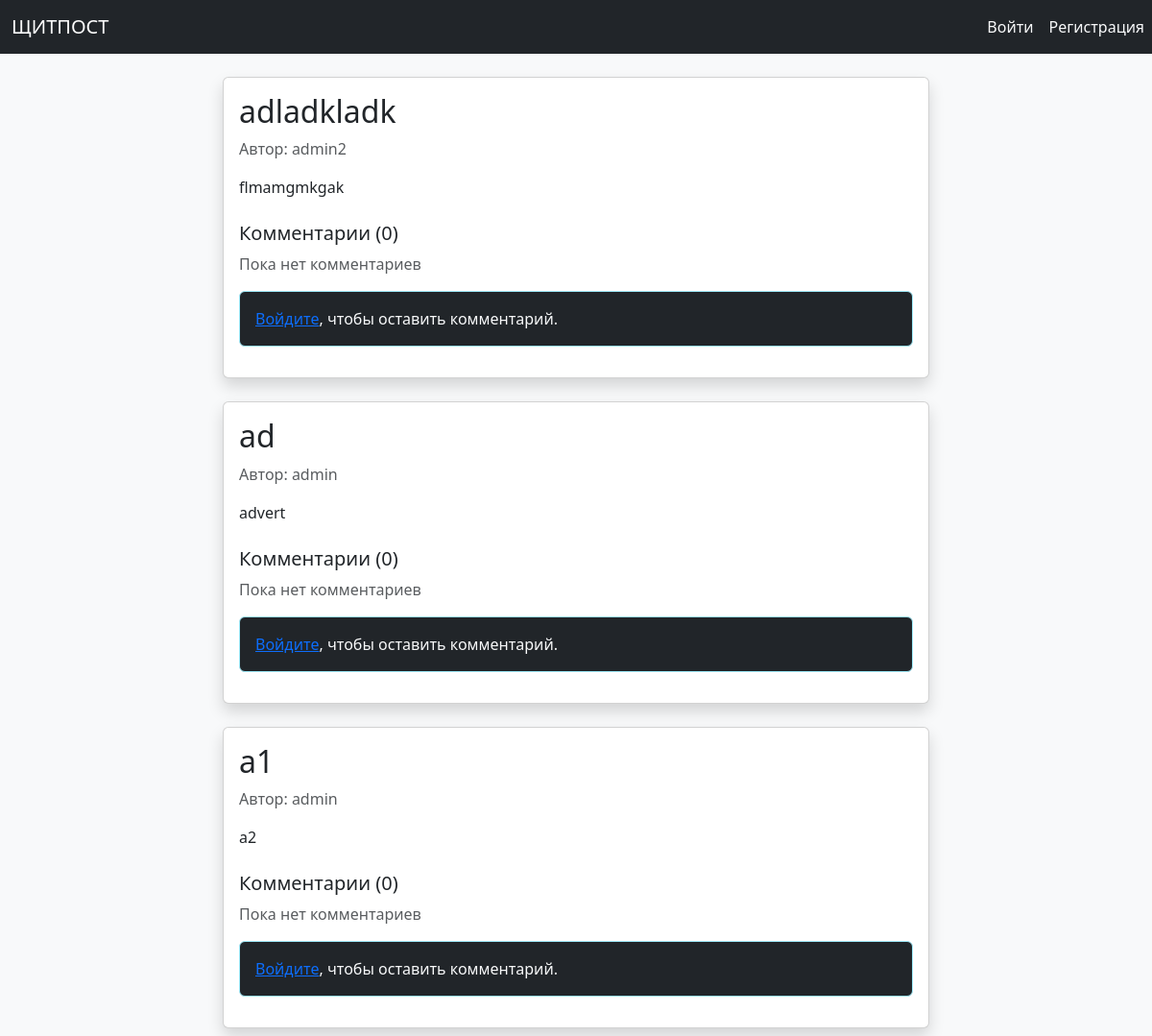
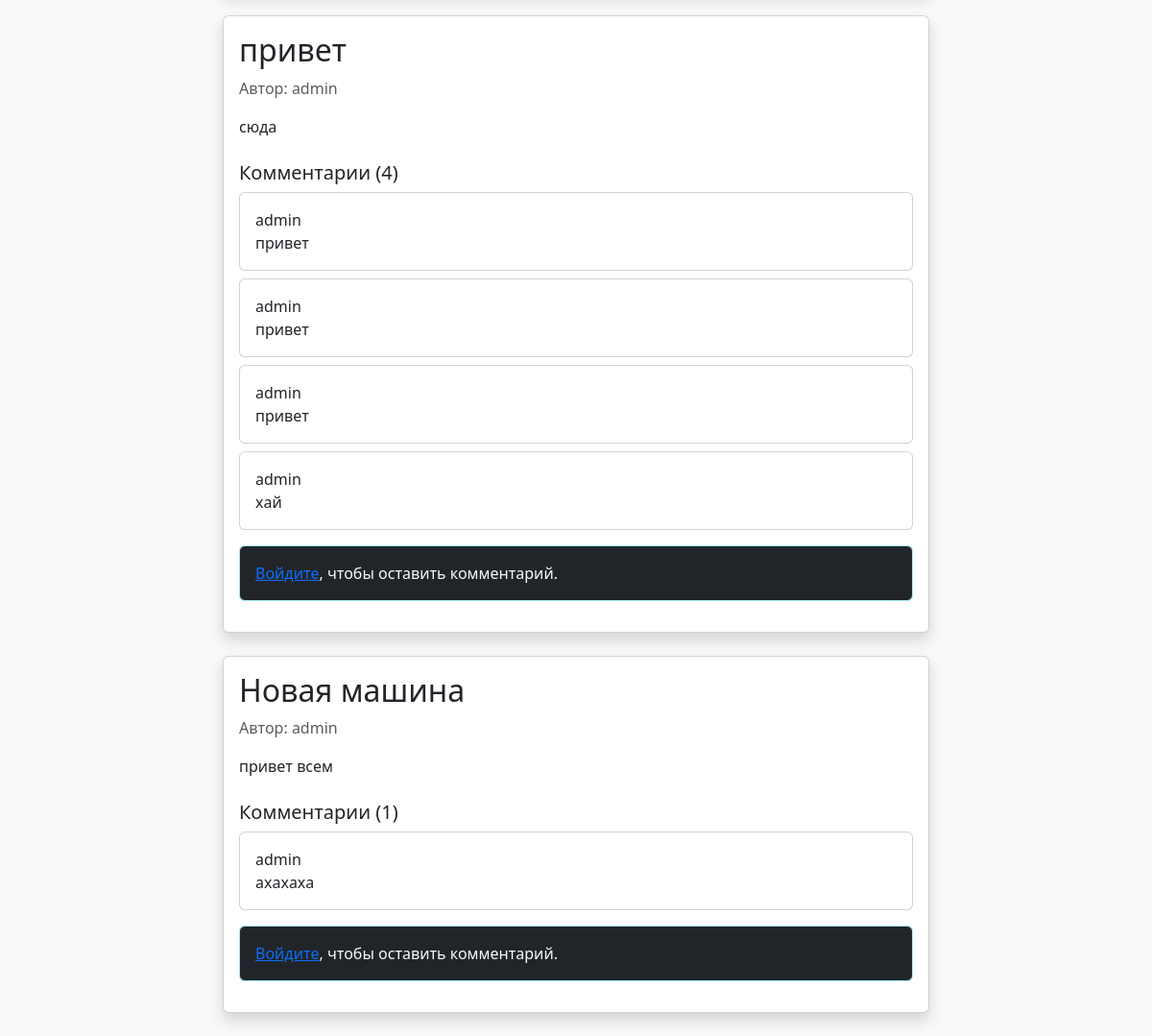
The app's page /, older data (2 pictures, top to bottom).
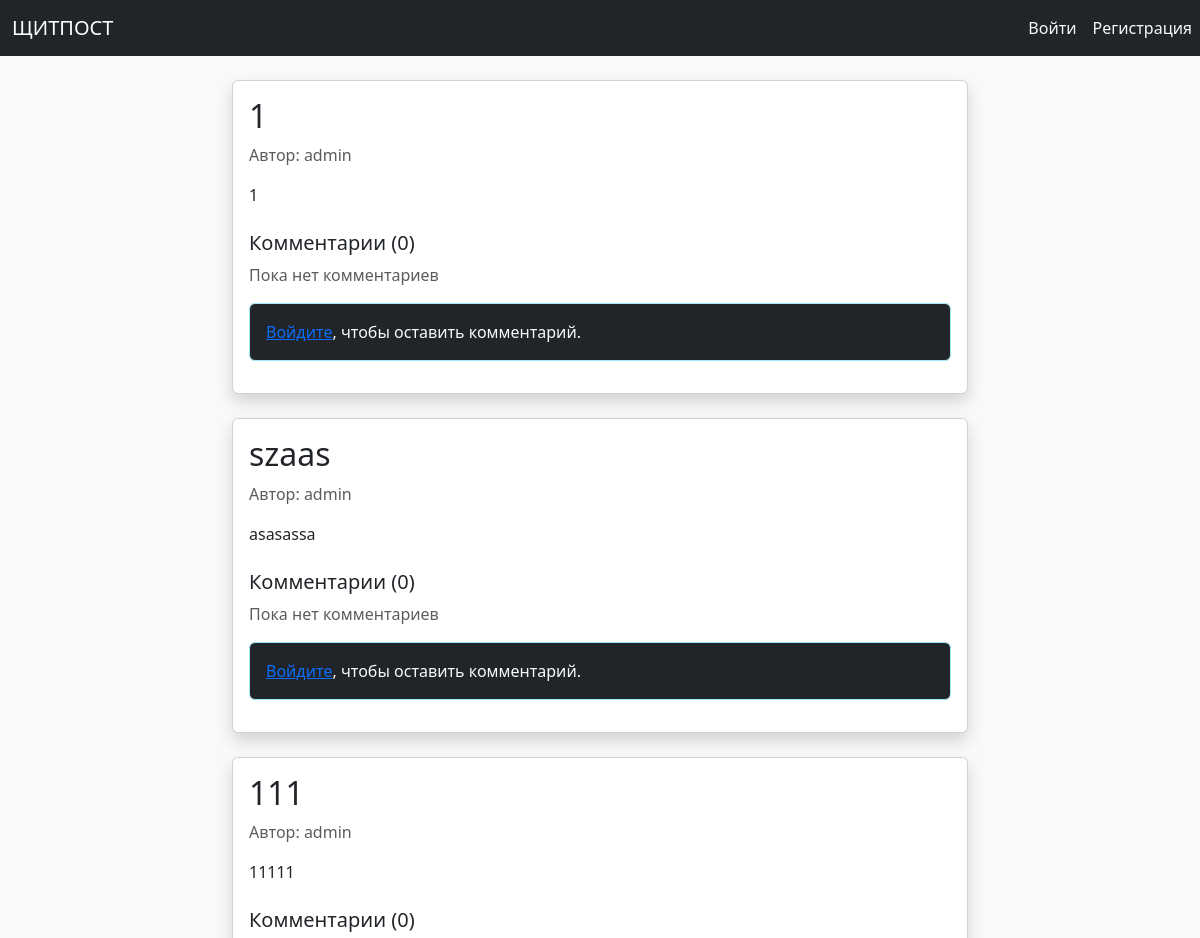
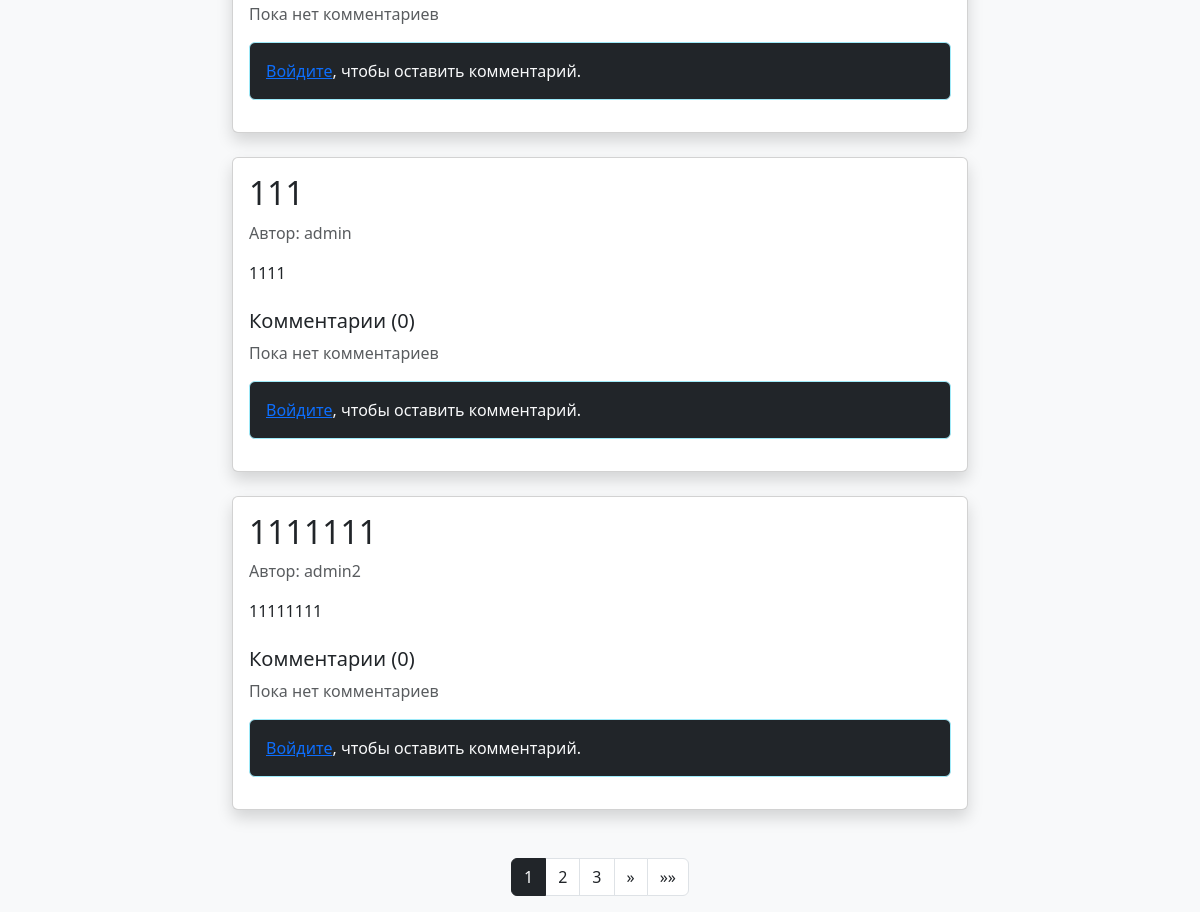
The same page, newer data (2 pictures, top to bottom).
### poster/models.py (models this page shows)
class Post(models.Model):
    author=models.ForeignKey(User, on_delete=models.CASCADE)
    id=models.AutoField(primary_key=True)
    title=models.CharField(max_length=100)
    content=models.TextField()

class Comment(models.Model):
    id=models.AutoField(primary_key=True)
    author=models.ForeignKey(User, on_delete=models.CASCADE)
    post=models.ForeignKey(Post, on_delete=models.CASCADE)
    content=models.TextField()

### poster/views.py (the view)
# urls.py: path('', post_list, name='post_list'),
def post_list(request):
    all_posts = Post.objects.all().order_by('-id')
    paginator = Paginator(all_posts, 5)
    page = request.GET.get('page')
    try:
        posts = paginator.page(page)
    except PageNotAnInteger:
        posts = paginator.page(1)
    except EmptyPage:
        posts = paginator.page(paginator.num_pages)
    if request.method == 'POST':
        form = CommentForm(request.POST)
        if form.is_valid():
            comment = form.save(commit=False)
            comment.author = request.user
            comment.post_id = request.POST.get('post_id')
            comment.save()
            return redirect(f"{request.path}?page={posts.number}")
    else:
        form = CommentForm()
    return render(request, 'posts.html', {
        'posts': posts,
        'form': form,
    })

### poster/templates/posts.html (shortened to what this page needs)
{% extends 'base.html' %}
{% block content %}
<div class="row">
    <div class="col-md-8 mx-auto">
        {% for post in posts %}
            <div class="card mb-4 shadow">
                <div class="card-body">
                    <h2 class="card-title">{{ post.title }}</h2>
                    <p class="text-muted">Автор: {{ post.author.username }}</p>
                    <p class="card-text">{{ post.content }}</p>
                    <div class="mt-4">
                        <h5>Комментарии ({{ post.comment_set.count }})</h5>
                        {% for comment in post.comment_set.all %}
                            <div class="card mb-2">
                                <div class="card-body p-3">
                                    <div class="d-flex justify-content-between">
                                        <span class="text-primary text-dark">{{ comment.author.username }}</span>
                                    </div>
                                    <p class="mb-0">{{ comment.content }}</p>
                                </div>
                            </div>
                        {% empty %}
                            <p class="text-muted">Пока нет комментариев</p>
                        {% endfor %}
                    </div>
                    {% if user.is_authenticated %}
                        <form method="POST" class="mt-3">
                            {% csrf_token %}
                            <input type="hidden" name="post_id" value="{{ post.id }}">
                            <div class="mb-3">
                                {{ form.content }}
                            </div>
                            <button type="submit" class="btn btn-dark">Отправить комментарий</button>
                        </form>
                    {% else %}
                        <div class="alert alert-info mt-3 bg-dark text-light">
                            <a href="{% url 'login' %}">Войдите</a>, чтобы оставить комментарий.
                        </div>
                    {% endif %}
                </div>
            </div>
        {% endfor %}
    </div>
</div>
{% if posts.paginator.num_pages > 1 %}
<nav aria-label="Page navigation">
    <ul class="pagination justify-content-center mt-4 ">
        {% for num in posts.paginator.page_range %}
            {% if posts.number == num %}
                <li class="page-item active">
                    <span class="page-link bg-dark border-dark text-light">{{ num }}</span>
                </li>
            {% elif num > posts.number|add:-3 and num < posts.number|add:3 %}
                <li class="page-item">
                    <a class="page-link text-dark" href="?page={{ num }}">{{ num }}</a>
                </li>
            {% endif %}
        {% endfor %}
        {% if posts.has_next %}
            <li class="page-item">
                <a class="page-link text-dark" href="?page={{ posts.next_page_number }}" aria-label="Next">
                    <span aria-hidden="true">&raquo;</span>
                </a>
            </li>
            <li class="page-item">
                <a class="page-link text-dark" href="?page={{ posts.paginator.num_pages }}" aria-label="Last">
                    <span aria-hidden="true">&raquo;&raquo;</span>
                </a>
            </li>
        {% endif %}
    </ul>
</nav>
{% endif %}
{% endblock %}

Row changes from the older to the newer data that the page shows:
no longer on this page (row unchanged): Post: title "adladkladk", author.username "admin2", content "flmamgmkgak", comment_set.count "0"
no longer on this page (row unchanged): Post: title "ad", author.username "admin", content "advert", comment_set.count "0"
no longer on this page (row unchanged): Post: title "a1", author.username "admin", content "a2", comment_set.count "0"
no longer on this page (row unchanged): Post: title "привет", author.username "admin", content "сюда", comment_set.count "4"
no longer on this page (row unchanged): Comment: author.username "admin", content "привет"
no longer on this page (row unchanged): Comment: author.username "admin", content "привет"
no longer on this page (row unchanged): Comment: author.username "admin", content "привет"
no longer on this page (row unchanged): Comment: author.username "admin", content "хай", shown under "привет"
no longer on this page (row unchanged): Post: title "Новая машина", author.username "admin", content "привет всем", comment_set.count "1"
no longer on this page (row unchanged): Comment: author.username "admin", content "ахахаха", shown under "Новая машина"
added Post: title "1", author.username "admin", content "1", comment_set.count "0"
added Post: title "szaas", author.username "admin", content "asasassa", comment_set.count "0"
added Post: title "111", author.username "admin", content "11111", comment_set.count "0"
added Post: title "111", author.username "admin", content "1111", comment_set.count "0"
added Post: title "1111111", author.username "admin2", content "11111111", comment_set.count "0"
Text that changed along with them:
new list line: "1"
new list line: "2"
new list line: "3"
